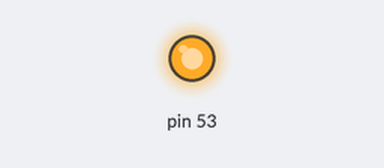
Simulated run of this sketch. Board: Arduino Mega 2560, built with avr-gcc and run on an emulated ATmega2560. On the bench: output pins drawn as LEDs (lit = HIGH). What the sketch prints to the serial monitor is not drawn.

Above: at 0.1 s.
Timing chart, 0 to 1.6 s (numbered marks = the images above):
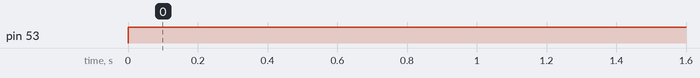

The sketch:

SPI_Tx.ino
```cpp
# include <SPI.h>
#define MAX_INDEX 4
// char str[ ]="Hello Slave, I'm Arduino MEGA\n";
char str[MAX_INDEX]={'0','1','1','0'};
int indexVal = 0;
void setup()
{
Serial.begin(115200); // set baud rate to 115200 for usart
SPI.begin();
SPI.setClockDivider(SPI_CLOCK_DIV8); //divide the clock by 8
Serial.println("Hello I'm SPI Mega_Master");
}

void loop (void)
{
  digitalWrite(SS, LOW); // enable Slave Select
  // send test string
  // for(int i=0; i< 4; i++)
  // {
  SPI.transfer( str[indexVal] );
  Serial.println(str[indexVal]);
  // }
  digitalWrite(SS, HIGH); // disable Slave Select
  delay(2000);
  if( indexVal > (MAX_INDEX-2) )
  {
    indexVal = 0;
  }
  else
  {
    indexVal++;
  }
}
```

Measured:
- by itself, pin 53: LOW → HIGH at 0.00 s
